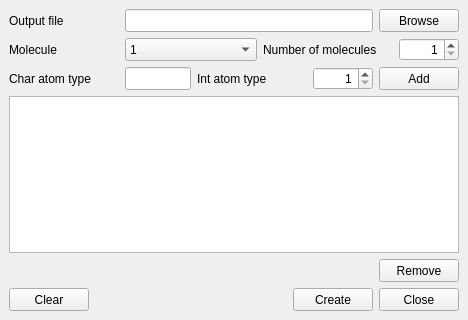
<?xml version="1.0" encoding="UTF-8"?>
<ui version="4.0">
 <class>AtomTypesWindow</class>
 <widget class="QMainWindow" name="AtomTypesWindow">
  <property name="geometry">
   <rect>
    <x>0</x>
    <y>0</y>
    <width>468</width>
    <height>320</height>
   </rect>
  </property>
  <property name="windowTitle">
   <string>Atom types</string>
  </property>
  <widget class="QWidget" name="centralwidget">
   <layout class="QVBoxLayout" name="verticalLayout">
    <item>
     <layout class="QHBoxLayout" name="atomTypes_layout_output">
      <item>
       <widget class="QLabel" name="atomTypes_label_output">
        <property name="minimumSize">
         <size>
          <width>110</width>
          <height>23</height>
         </size>
        </property>
        <property name="text">
         <string>Output file</string>
        </property>
       </widget>
      </item>
      <item>
       <widget class="QLineEdit" name="atomTypes_lineEdit_output">
        <property name="minimumSize">
         <size>
          <width>100</width>
          <height>23</height>
         </size>
        </property>
        <property name="maximumSize">
         <size>
          <width>16777215</width>
          <height>16777215</height>
         </size>
        </property>
        <property name="toolTip">
         <string>Path to output file</string>
        </property>
       </widget>
      </item>
      <item>
       <widget class="QPushButton" name="atomTypes_pushButton_output">
        <property name="minimumSize">
         <size>
          <width>80</width>
          <height>23</height>
         </size>
        </property>
        <property name="text">
         <string>Browse</string>
        </property>
        <property name="autoDefault">
         <bool>true</bool>
        </property>
       </widget>
      </item>
     </layout>
    </item>
    <item>
     <layout class="QHBoxLayout" name="atomTypes_layout_mol">
      <item>
       <widget class="QLabel" name="atomTypes_label_mol">
        <property name="minimumSize">
         <size>
          <width>110</width>
          <height>23</height>
         </size>
        </property>
        <property name="text">
         <string>Molecule</string>
        </property>
       </widget>
      </item>
      <item>
       <widget class="QComboBox" name="atomTypes_comboBox_mol">
        <property name="sizePolicy">
         <sizepolicy hsizetype="Expanding" vsizetype="Fixed">
          <horstretch>0</horstretch>
          <verstretch>0</verstretch>
         </sizepolicy>
        </property>
        <property name="minimumSize">
         <size>
          <width>130</width>
          <height>23</height>
         </size>
        </property>
        <property name="toolTip">
         <string>Number of molecule</string>
        </property>
        <item>
         <property name="text">
          <string>1</string>
         </property>
        </item>
        <item>
         <property name="text">
          <string>Add new molecule</string>
         </property>
        </item>
       </widget>
      </item>
      <item>
       <widget class="QLabel" name="atomTypes_label_numOfMol">
        <property name="minimumSize">
         <size>
          <width>130</width>
          <height>23</height>
         </size>
        </property>
        <property name="text">
         <string>Number of molecules</string>
        </property>
       </widget>
      </item>
      <item>
       <widget class="QSpinBox" name="atomTypes_spinBox_numOfMol">
        <property name="minimumSize">
         <size>
          <width>60</width>
          <height>23</height>
         </size>
        </property>
        <property name="toolTip">
         <string>Number of selected molecules</string>
        </property>
        <property name="alignment">
         <set>Qt::AlignRight|Qt::AlignTrailing|Qt::AlignVCenter</set>
        </property>
        <property name="minimum">
         <number>1</number>
        </property>
        <property name="maximum">
         <number>999</number>
        </property>
       </widget>
      </item>
     </layout>
    </item>
    <item>
     <layout class="QHBoxLayout" name="atomTypes_layout_atom">
      <item>
       <widget class="QLabel" name="atomTypes_label_chType">
        <property name="minimumSize">
         <size>
          <width>110</width>
          <height>23</height>
         </size>
        </property>
        <property name="text">
         <string>Char atom type</string>
        </property>
       </widget>
      </item>
      <item>
       <widget class="QLineEdit" name="atomTypes_lineEdit_chType">
        <property name="minimumSize">
         <size>
          <width>60</width>
          <height>23</height>
         </size>
        </property>
        <property name="toolTip">
         <string>Character atop type</string>
        </property>
       </widget>
      </item>
      <item>
       <widget class="QLabel" name="atomTypes_label_intType">
        <property name="minimumSize">
         <size>
          <width>110</width>
          <height>23</height>
         </size>
        </property>
        <property name="text">
         <string>Int atom type</string>
        </property>
       </widget>
      </item>
      <item>
       <widget class="QSpinBox" name="atomTypes_spinBox_intType">
        <property name="minimumSize">
         <size>
          <width>60</width>
          <height>23</height>
         </size>
        </property>
        <property name="toolTip">
         <string>Numerical atom type</string>
        </property>
        <property name="alignment">
         <set>Qt::AlignRight|Qt::AlignTrailing|Qt::AlignVCenter</set>
        </property>
        <property name="minimum">
         <number>1</number>
        </property>
       </widget>
      </item>
      <item>
       <widget class="QPushButton" name="atomTypes_pushButton_add">
        <property name="minimumSize">
         <size>
          <width>80</width>
          <height>23</height>
         </size>
        </property>
        <property name="toolTip">
         <string>Add atom</string>
        </property>
        <property name="text">
         <string>Add</string>
        </property>
        <property name="autoDefault">
         <bool>true</bool>
        </property>
       </widget>
      </item>
     </layout>
    </item>
    <item>
     <widget class="QListWidget" name="atomTypes_listWidget">
      <property name="toolTip">
       <string>Added atoms</string>
      </property>
      <property name="editTriggers">
       <set>QAbstractItemView::NoEditTriggers</set>
      </property>
     </widget>
    </item>
    <item>
     <layout class="QHBoxLayout" name="atomTypes_layout_intRem">
      <item>
       <spacer name="horizontalSpacer_5">
        <property name="orientation">
         <enum>Qt::Horizontal</enum>
        </property>
        <property name="sizeHint" stdset="0">
         <size>
          <width>40</width>
          <height>20</height>
         </size>
        </property>
       </spacer>
      </item>
      <item>
       <widget class="QPushButton" name="atomTypes_pushButton_typeRem">
        <property name="minimumSize">
         <size>
          <width>80</width>
          <height>23</height>
         </size>
        </property>
        <property name="toolTip">
         <string>Remove selected atom</string>
        </property>
        <property name="text">
         <string>Remove</string>
        </property>
        <property name="autoDefault">
         <bool>true</bool>
        </property>
       </widget>
      </item>
     </layout>
    </item>
    <item>
     <layout class="QHBoxLayout" name="atomTypes_layout_buttons">
      <item>
       <widget class="QPushButton" name="atomTypes_pushButton_clear">
        <property name="minimumSize">
         <size>
          <width>80</width>
          <height>23</height>
         </size>
        </property>
        <property name="toolTip">
         <string>Clear window</string>
        </property>
        <property name="text">
         <string>Clear</string>
        </property>
        <property name="autoDefault">
         <bool>true</bool>
        </property>
       </widget>
      </item>
      <item>
       <spacer name="horizontalSpacer">
        <property name="orientation">
         <enum>Qt::Horizontal</enum>
        </property>
        <property name="sizeHint" stdset="0">
         <size>
          <width>40</width>
          <height>20</height>
         </size>
        </property>
       </spacer>
      </item>
      <item>
       <widget class="QPushButton" name="atomTypes_pushButton_create">
        <property name="minimumSize">
         <size>
          <width>80</width>
          <height>23</height>
         </size>
        </property>
        <property name="maximumSize">
         <size>
          <width>16777215</width>
          <height>16777215</height>
         </size>
        </property>
        <property name="toolTip">
         <string>Create file</string>
        </property>
        <property name="text">
         <string>Create</string>
        </property>
        <property name="autoDefault">
         <bool>true</bool>
        </property>
       </widget>
      </item>
      <item>
       <widget class="QPushButton" name="atomTypes_pushButton_close">
        <property name="minimumSize">
         <size>
          <width>80</width>
          <height>23</height>
         </size>
        </property>
        <property name="toolTip">
         <string>Close window</string>
        </property>
        <property name="text">
         <string>Close</string>
        </property>
        <property name="autoDefault">
         <bool>true</bool>
        </property>
       </widget>
      </item>
     </layout>
    </item>
   </layout>
  </widget>
 </widget>
 <tabstops>
  <tabstop>atomTypes_lineEdit_output</tabstop>
  <tabstop>atomTypes_pushButton_output</tabstop>
  <tabstop>atomTypes_comboBox_mol</tabstop>
  <tabstop>atomTypes_spinBox_numOfMol</tabstop>
  <tabstop>atomTypes_lineEdit_chType</tabstop>
  <tabstop>atomTypes_spinBox_intType</tabstop>
  <tabstop>atomTypes_pushButton_add</tabstop>
  <tabstop>atomTypes_listWidget</tabstop>
  <tabstop>atomTypes_pushButton_typeRem</tabstop>
  <tabstop>atomTypes_pushButton_clear</tabstop>
  <tabstop>atomTypes_pushButton_create</tabstop>
  <tabstop>atomTypes_pushButton_close</tabstop>
 </tabstops>
 <resources/>
 <connections>
  <connection>
   <sender>atomTypes_pushButton_close</sender>
   <signal>clicked()</signal>
   <receiver>AtomTypesWindow</receiver>
   <slot>close()</slot>
   <hints>
    <hint type="sourcelabel">
     <x>388</x>
     <y>294</y>
    </hint>
    <hint type="destinationlabel">
     <x>447</x>
     <y>324</y>
    </hint>
   </hints>
  </connection>
 </connections>
</ui>
